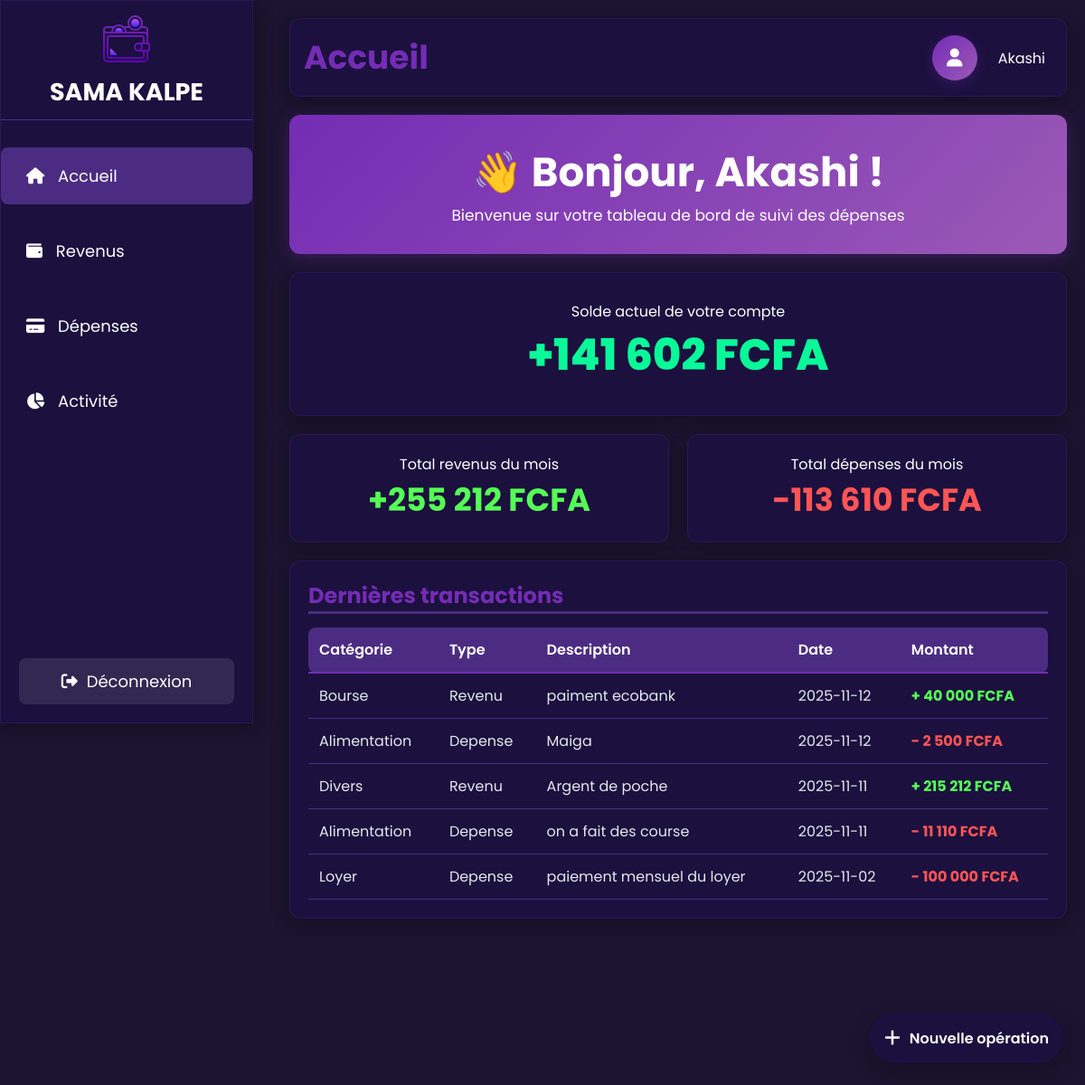
Screenshot of /accueil.php (signed in) with the database file from the repository.
### tables this page shows
CREATE TABLE IF NOT EXISTS `utilisateur` (
  `ID_UTILISATEUR` int NOT NULL AUTO_INCREMENT,
  `ID_ROLE` int NOT NULL,
  `NOM_UTILISATEUR` varchar(255) DEFAULT NULL,
  `PRENOM` varchar(255) DEFAULT NULL,
  `EMAIL` varchar(255) DEFAULT NULL,
  `MOT_DE_PASSE` varchar(255) DEFAULT NULL,
  `CODE` int DEFAULT NULL,
  `FLAG_REINITIALISATION` tinyint(1) DEFAULT '0',
  PRIMARY KEY (`ID_UTILISATEUR`),
  KEY `ID_ROLE` (`ID_ROLE`)
);

CREATE TABLE IF NOT EXISTS `operation` (
  `ID_OPERATIONS_` int UNSIGNED NOT NULL AUTO_INCREMENT,
  `ID_UTILISATEUR` int NOT NULL,
  `ID_CATEGORIE` int NOT NULL,
  `MONTANT` int DEFAULT NULL,
  `DATE_OPERATION` date DEFAULT NULL,
  `DESCRIPTION` varchar(255) DEFAULT NULL,
  PRIMARY KEY (`ID_OPERATIONS_`),
  KEY `FK_OPERATIO_APPARTENI_CATEGORI` (`ID_CATEGORIE`),
  KEY `FK_OPERATIO_EFFECTUER_UTILISAT` (`ID_UTILISATEUR`)
);

CREATE TABLE IF NOT EXISTS `categorie` (
  `ID_CATEGORIE` int NOT NULL AUTO_INCREMENT,
  `ID_TYPE` int NOT NULL,
  `NOM_CATEGORIE` varchar(255) DEFAULT NULL,
  PRIMARY KEY (`ID_CATEGORIE`),
  KEY `ID_TYPE` (`ID_TYPE`)
);

CREATE TABLE IF NOT EXISTS `type` (
  `ID_TYPE` int NOT NULL AUTO_INCREMENT,
  `NOM_TYPE` varchar(255) NOT NULL,
  PRIMARY KEY (`ID_TYPE`)
);

### accueil.php (the view, shortened to what this page needs)
<?php
require_once 'config/config.php';
$userId = $_SESSION['id'];
$stmt = $mysqlClient->prepare("SELECT NOM_UTILISATEUR, PRENOM FROM utilisateur WHERE ID_UTILISATEUR = ?");
$stmt->execute([$userId]);
$user = $stmt->fetch();
$stmt = $mysqlClient->prepare("SELECT SUM(o.MONTANT) as total FROM operation o, categorie c, type t WHERE o.ID_CATEGORIE = c.ID_CATEGORIE AND c.ID_TYPE = t.ID_TYPE AND t.NOM_TYPE = 'Revenu' AND o.ID_UTILISATEUR = ? AND MONTH(o.DATE_OPERATION) = MONTH(CURRENT_DATE()) AND YEAR(o.DATE_OPERATION) = YEAR(CURRENT_DATE())");
$stmt->execute([$userId]);
$revenus = $stmt->fetch();
$stmt = $mysqlClient->prepare("SELECT SUM(o.MONTANT) as total FROM operation o, categorie c, type t WHERE o.ID_CATEGORIE = c.ID_CATEGORIE AND c.ID_TYPE = t.ID_TYPE AND t.NOM_TYPE = 'Depense' AND o.ID_UTILISATEUR = ? AND MONTH(o.DATE_OPERATION) = MONTH(CURRENT_DATE()) AND YEAR(o.DATE_OPERATION) = YEAR(CURRENT_DATE())");
$stmt->execute([$userId]);
$depenses = $stmt->fetch();
$stmt = $mysqlClient->prepare("SELECT c.NOM_CATEGORIE, t.NOM_TYPE, o.DESCRIPTION, o.DATE_OPERATION, o.MONTANT FROM operation o, categorie c, type t WHERE o.ID_CATEGORIE = c.ID_CATEGORIE AND c.ID_TYPE = t.ID_TYPE AND o.ID_UTILISATEUR = ? ORDER BY o.DATE_OPERATION DESC LIMIT 5");
$stmt->execute([$userId]);
$transactions = $stmt->fetchAll();
$totalRevenus = (float)($revenus['total'] );
$totalDepenses = (float)($depenses['total'] );
$soldeActuel = $totalRevenus - $totalDepenses;
?>
<!DOCTYPE html>
<html lang="fr">
<head>
  <link rel="stylesheet" href="https://cdnjs.cloudflare.com/ajax/libs/font-awesome/6.6.0/css/all.min.css">
  <link rel="stylesheet" href="CSS/accueil.css">
  <link rel="stylesheet" href="CSS/dropdown.css">
  <link rel="stylesheet" href="CSS/sidebar.css">
</head>
<body>
  <div class="container">
    <aside class="sidebar">
        <div class="titre">
      <a href="accueil.php"><img src="icone/logo.png" alt="logo" class="logo" style="cursor: pointer;"></a>
      <h1>SAMA KALPE</h1>
      </div>
      <ul>
        <li class="active"><i class="fa-solid fa-house"></i> Accueil</li>
        <li><a href="revenus.php" style="text-decoration: none;color:white"><i class="fa-solid fa-wallet"></i> Revenus</a></li>
        <li><a href="depenses.php" style="text-decoration: none;color:white"><i class="fa-solid fa-credit-card"></i> Dépenses</a></li>
        <li><a href="activite.php" style="text-decoration: none;color:white"><i class="fa-solid fa-chart-pie"></i> Activité</a></li>
      </ul>
      <div class="sidebar-footer">
        <a href="deconnexion.php" class="logout-sidebar">
          <i class="fa-solid fa-sign-out-alt"></i> Déconnexion
        </a>
      </div>
    </aside>
    <main class="main">
      <header class="header"><h1>Accueil</h1>
        <div class="user-profile">
          <a href="profil.php" class="profile-btn">
            <i class="fa-solid fa-user"></i>
          </a>
          <div class="user-dropdown">
            <span class="user-name" onclick="toggleDropdown()"><?php echo $user['NOM_UTILISATEUR']; ?></span>
          </div>
        </div>
    </header>
      <section class="introduction">
         <h1> 👋 Bonjour, <?php echo $user['NOM_UTILISATEUR']; ?> !</h1>
        <p>Bienvenue sur votre tableau de bord de suivi des dépenses</p>
      </section>
      <section class="solde">
        Solde actuel de votre compte<br>
        <span class="solde-valeur <?php echo $soldeActuel >= 0 ? 'positif' : 'negatif'; ?>">
          <?php echo $soldeActuel >= 0 ? '+' : ''; ?><?php echo number_format($soldeActuel, 0, ',', ' '); ?> FCFA
        </span>
      </section>
      <section class="stats1">Total revenus du mois<br><span><?php echo ($revenus['total'] ?? 0) > 0 ? '+' : ''; ?><?php echo number_format(($revenus['total'] ?? 0), 0, ',', ' '); ?> FCFA</span></section>
      <section class="stats2">Total dépenses du mois<br><span><?php echo ($depenses['total'] ?? 0) > 0 ? '-' : ''; ?><?php echo number_format(($depenses['total'] ?? 0), 0, ',', ' '); ?> FCFA</span></section>
      <section class="transactions">
        <h2>Dernières transactions</h2>
        <table class="transaction">
          <thead>
            <tr>
              <th>Catégorie</th>
              <th>Type</th>
              <th>Description</th>
              <th>Date</th>
              <th>Montant</th>
            </tr>
          </thead>
          <tbody>
            <?php
            foreach ($transactions as $transaction) {
            ?>
            <tr>
              <td><?php echo $transaction['NOM_CATEGORIE']; ?></td>
              <td><?php echo $transaction['NOM_TYPE']; ?></td>
              <td><?php echo htmlspecialchars($transaction['DESCRIPTION'] ?? ''); ?></td>
              <td><?php echo $transaction['DATE_OPERATION']; ?></td>
              <td class="montant <?php echo $transaction['NOM_TYPE'] == 'Revenu' ? 'positif' : 'negatif'; ?>">
                <?php if ($transaction['NOM_TYPE'] == 'Revenu') echo '+'; else echo '-'; ?>
                <?php echo number_format($transaction['MONTANT'], 0, ',', ' '); ?> FCFA
              </td>
            </tr>
            <?php } ?>
          </tbody>
        </table>
      </section>
    </main>
  </div>
  <a href="ajout_operation.php" title="Ajouter une opération" aria-label="Ajouter une opération"
     style="position:fixed;right:24px;bottom:24px;background-color:#1B103E;color:#fff;height:56px;padding:0 16px;border-radius:9999px;display:flex;align-items:center;justify-content:center;gap:10px;text-decoration:none;box-shadow:0 8px 24px rgba(0,0,0,0.25);z-index:1000;">
    <i class="fa-solid fa-plus" style="font-size:20px;"></i>
    <span style="font-weight:600;">Nouvelle opération</span>
  </a>
</body>
</html>

### CSS/accueil.css (style rules this page uses)
* { margin: 0; padding: 0; box-sizing: border-box; font-family: 'Poppins', sans-serif; }
body { background-color: #1C1430; color: white; height: 150vh; }
.container { display: grid; grid-template-columns: 300px 1fr; grid-template-areas: "sidebar main"; height: 100vh; }
.sidebar ul li a { display: block; width: 100%; height: 100%; padding: 0; margin: 0; text-decoration: none; }
.main { grid-area: main; display: grid; grid-template-columns: repeat(2, 1fr); grid-template-rows: auto auto auto auto; grid-template-areas: "header header" "introduction introduction" "solde solde" "stats1 stats2" "transactions transactions"; gap: 20px; padding: 20px; margin-left: 0 !important; }
.header { grid-area: header; background: #1b103e; box-shadow: 0 5px 20px rgba(0,0,0,0.3); border: 1px solid rgba(116, 48, 180, 0.2); padding: 15px; border-radius: 12px; font-size: 18px; display: flex; justify-content: space-between; align-items: center; }
.header h1 { color: #742CB4; }
.user-profile { display: flex; align-items: center; gap: 15px; }
.profile-btn { width: 50px; height: 50px; border-radius: 50%; background: linear-gradient(135deg, #742CB4 0%, #9B59B6 100%); border: none; color: white; font-size: 20px; cursor: pointer; box-shadow: 0 4px 15px rgba(116, 44, 180, 0.3); display: flex; align-items: center; justify-content: center; }
.introduction { grid-area: introduction; background: linear-gradient(135deg, #742CB4 0%, #9B59B6 100%); box-shadow: 0 5px 20px rgba(116, 48, 180, 0.3); padding: 30px; display: flex; flex-direction: column; justify-content: center; align-items: center; border-radius: 12px; }
.introduction p { font-size: 17px; }
.introduction h1 { font-size: 45px; }
.solde, .stats1, .stats2 { background: #1b103e; box-shadow: 0 5px 20px rgba(0,0,0,0.3); border: 1px solid rgba(116, 48, 180, 0.2); padding: 20px; border-radius: 12px; text-align: center; }
.solde { grid-area: solde; padding: 30px; }
.solde .solde-valeur { font-weight: 800; font-size: 48px; }
.solde .positif { color: #09f999; }
.stats1 span { color: #55ff55; font-weight: bold; font-size: 35px; }
.stats2 span { color: #ff5555; font-weight: bold; font-size: 35px; }
.transactions { grid-area: transactions; background: #1b103e; box-shadow: 0 5px 20px rgba(0,0,0,0.3); border: 1px solid rgba(116, 48, 180, 0.2); padding: 20px; border-radius: 12px; }
.transactions h2 { margin-bottom: 15px; border-bottom: 3px solid #4b2c82; color: #742CB4; }
.transaction { width: 100%; border-collapse: collapse; margin-top: 15px; }
.transaction th { background: #4b2c82; color: white; padding: 12px; text-align: left; font-weight: 600; border-bottom: 2px solid #742CB4; }
.transaction td { padding: 12px; border-bottom: 1px solid #4b2c82; color: #e5e7eb; }
.transaction th:first-child, .transaction td:first-child { border-radius: 8px 0 0 8px; }
.transaction th:last-child, .transaction td:last-child { border-radius: 0 8px 8px 0; }
.montant { font-weight: bold; }
.montant.positif { color: #55ff55; }
.montant.negatif { color: #ff5555; }

### CSS/dropdown.css (style rules this page uses)
.user-dropdown { position: relative; display: inline-block; }
.user-name { cursor: pointer; color: white; font-size: 16px; padding: 4px 8px; border-radius: 4px; transition: background-color 0.3s ease; }

### CSS/sidebar.css (style rules this page uses)
.sidebar { grid-area: sidebar; background: #1b103e; box-shadow: 0 5px 20px rgba(0,0,0,0.3); border: 1px solid rgba(116, 48, 180, 0.2); }
.titre { display: flex; padding: 10px; align-items: center; flex-direction: column; border-bottom: 1px solid #4b2c82; margin-bottom: 30px; }
.sidebar ul { list-style: none; }
.sidebar ul li { padding: 18px; margin-bottom: 20px; margin-left: px; border-radius: 8px; cursor: pointer; transition: 0.3s; }
.sidebar ul li i { margin-right: 10px; margin-left: 10px; }
.sidebar ul li:hover, .sidebar ul li.active { background: #4b2c82; }
.sidebar { position: fixed; top: 0; left: 0; height: 100vh; overflow-y: auto; z-index: 1000; width: 280px; font-size: large; }
.sidebar-footer { position: absolute; bottom: 20px; left: 20px; right: 20px; }
.logout-sidebar { display: flex; align-items: center; justify-content: center; gap: 10px; padding: 12px 16px; background-color: rgba(255, 255, 255, 0.1); color: white; text-decoration: none; border-radius: 8px; transition: background-color 0.3s; width: 100%; box-sizing: border-box; }
.main { padding: 20px; min-height: 100vh; }

### rows the page displays
utilisateur: NOM_UTILISATEUR "Akashi"
operation: ID_CATEGORIE.NOM_CATEGORIE "Bourse", type.NOM_TYPE "Revenu", DESCRIPTION "paiment ecobank", DATE_OPERATION "2025-11-12", MONTANT "40 000"
operation: ID_CATEGORIE.NOM_CATEGORIE "Alimentation", type.NOM_TYPE "Depense", DESCRIPTION "Maiga", DATE_OPERATION "2025-11-12", MONTANT "2 500"
operation: ID_CATEGORIE.NOM_CATEGORIE "Divers", type.NOM_TYPE "Revenu", DESCRIPTION "Argent de poche", DATE_OPERATION "2025-11-11", MONTANT "215 212"
operation: ID_CATEGORIE.NOM_CATEGORIE "Alimentation", type.NOM_TYPE "Depense", DESCRIPTION "on a fait des course", DATE_OPERATION "2025-11-11", MONTANT "11 110"
operation: ID_CATEGORIE.NOM_CATEGORIE "Loyer", type.NOM_TYPE "Depense", DESCRIPTION "paiement mensuel du loyer", DATE_OPERATION "2025-11-02", MONTANT "100 000"

### other values shown
$soldeActuel "141 602"
$revenus['total'] "255 212"
$depenses['total'] "113 610"
